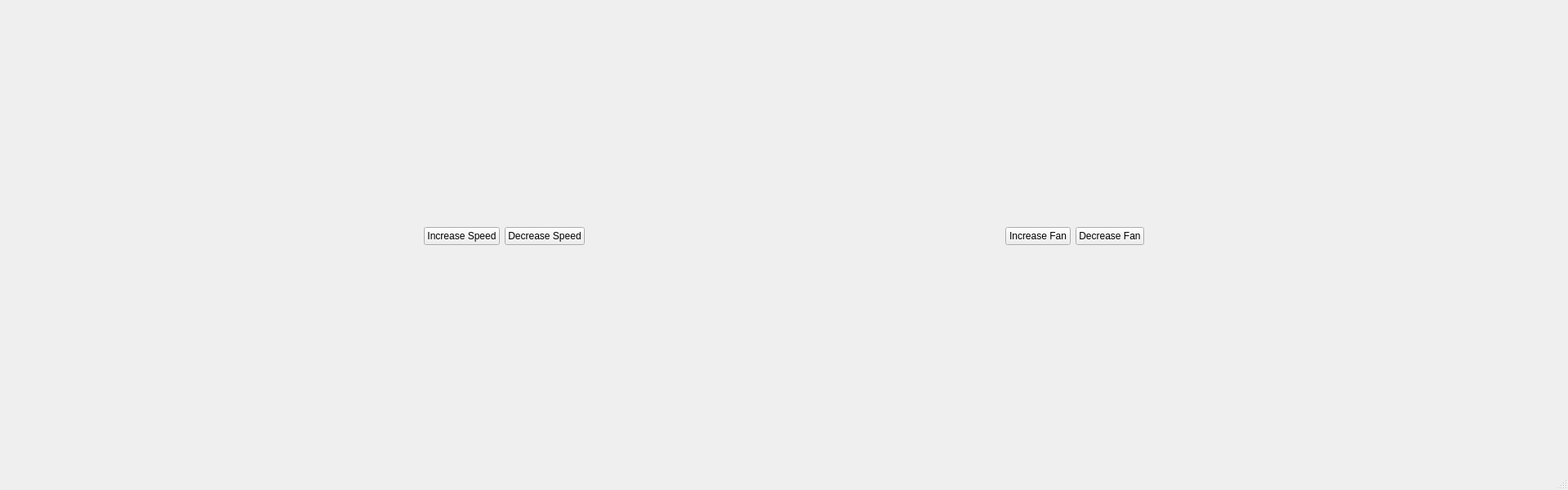
<?xml version="1.0" encoding="UTF-8"?>
<ui version="4.0">
 <class>MainWindow</class>
 <widget class="QMainWindow" name="MainWindow">
  <property name="geometry">
   <rect>
    <x>0</x>
    <y>0</y>
    <width>1920</width>
    <height>600</height>
   </rect>
  </property>
  <property name="windowTitle">
   <string>MainWindow</string>
  </property>
  <widget class="QWidget" name="centralwidget">
   <layout class="QVBoxLayout" name="verticalLayout">
    <item>
     <layout class="QHBoxLayout" name="horizontalLayout">
      <item>
       <spacer name="horizontalSpacer">
        <property name="orientation">
         <enum>Qt::Horizontal</enum>
        </property>
        <property name="sizeHint" stdset="0">
         <size>
          <width>40</width>
          <height>20</height>
         </size>
        </property>
       </spacer>
      </item>
      <item>
       <widget class="QPushButton" name="increaseSpeedBtn">
        <property name="text">
         <string>Increase Speed</string>
        </property>
       </widget>
      </item>
      <item>
       <widget class="QPushButton" name="decreaseSpeedBtn">
        <property name="text">
         <string>Decrease Speed</string>
        </property>
       </widget>
      </item>
      <item>
       <spacer name="horizontalSpacer_3">
        <property name="orientation">
         <enum>Qt::Horizontal</enum>
        </property>
        <property name="sizeHint" stdset="0">
         <size>
          <width>40</width>
          <height>20</height>
         </size>
        </property>
       </spacer>
      </item>
      <item>
       <widget class="QPushButton" name="increaseFanBtn">
        <property name="text">
         <string>Increase Fan</string>
        </property>
       </widget>
      </item>
      <item>
       <widget class="QPushButton" name="decreaseFanBtn">
        <property name="text">
         <string>Decrease Fan</string>
        </property>
       </widget>
      </item>
      <item>
       <spacer name="horizontalSpacer_2">
        <property name="orientation">
         <enum>Qt::Horizontal</enum>
        </property>
        <property name="sizeHint" stdset="0">
         <size>
          <width>40</width>
          <height>20</height>
         </size>
        </property>
       </spacer>
      </item>
     </layout>
    </item>
   </layout>
  </widget>
  <widget class="QMenuBar" name="menubar">
   <property name="geometry">
    <rect>
     <x>0</x>
     <y>0</y>
     <width>1920</width>
     <height>22</height>
    </rect>
   </property>
  </widget>
  <widget class="QStatusBar" name="statusbar"/>
 </widget>
 <resources/>
 <connections/>
</ui>
